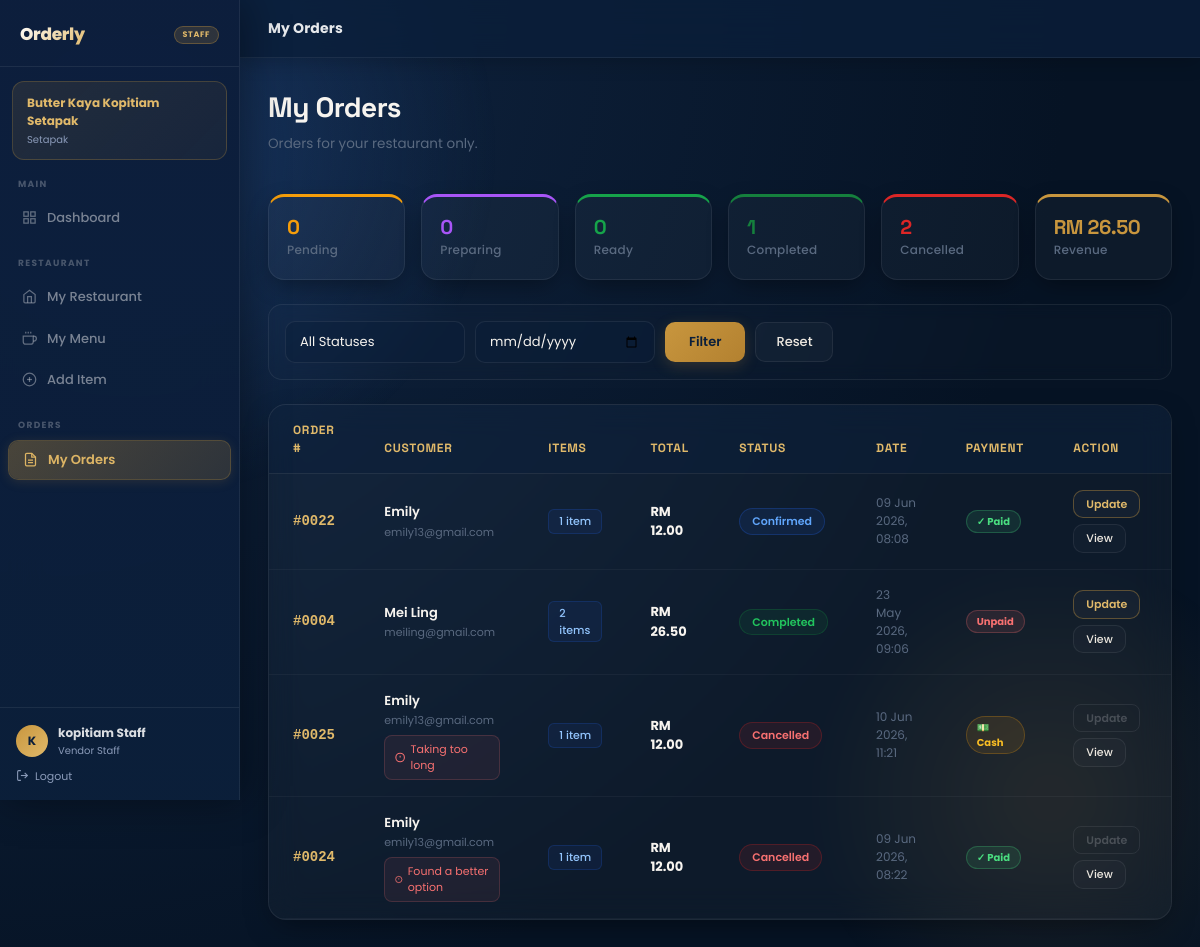
The page /my_orders.php (signed in) on the database its author committed.
### tables this page shows
CREATE TABLE `restaurants` (
  `id` int(11) NOT NULL,
  `name` varchar(150) NOT NULL,
  `area` enum('Setapak','Wangsa Maju') NOT NULL,
  `address` varchar(255) DEFAULT NULL,
  `image` varchar(255) DEFAULT NULL,
  `created_at` timestamp NOT NULL DEFAULT current_timestamp()
);

CREATE TABLE `orders` (
  `id` int(11) NOT NULL,
  `customer_id` int(11) NOT NULL,
  `restaurant_id` int(11) NOT NULL,
  `status` enum('pending','confirmed','preparing','ready','completed','cancelled') NOT NULL DEFAULT 'pending',
  `total_price` decimal(10,2) NOT NULL DEFAULT 0.00,
  `notes` text DEFAULT NULL,
  `created_at` timestamp NOT NULL DEFAULT current_timestamp(),
  `updated_at` timestamp NOT NULL DEFAULT current_timestamp() ON UPDATE current_timestamp(),
  `payment_method` varchar(50) DEFAULT NULL COMMENT 'fpx_MAY | ewallet_tng | card | cash',
  `payment_status` varchar(20) NOT NULL DEFAULT 'unpaid' COMMENT 'unpaid | paid',
  `cancellation_reason` text DEFAULT NULL,
  `delivery_location` text DEFAULT NULL
);

CREATE TABLE `users` (
  `id` int(10) UNSIGNED NOT NULL,
  `name` varchar(300) NOT NULL,
  `email` varchar(300) NOT NULL,
  `password` varchar(300) NOT NULL,
  `role` enum('customer','vendor_staff','admin') NOT NULL,
  `created_at` timestamp NOT NULL DEFAULT current_timestamp(),
  `restaurant_id` int(11) DEFAULT NULL,
  `created_by` int(11) DEFAULT NULL
);

### config.php (called while the page is built, shortened)
<?php
function h(string $s): string {
    return htmlspecialchars($s, ENT_QUOTES, 'UTF-8');
}
function isAdmin(): bool {
    return isset($_SESSION['role']) && $_SESSION['role'] === 'admin';
}
function getVendorRestaurantId(): int {
    return intval($_SESSION['restaurant_id'] ?? 0);
}

### my_orders.php (the view, shortened to what this page needs)
<?php
require_once 'config.php';
$vendorRestId = getVendorRestaurantId();
$fDate   = $conn->real_escape_string($_GET['date']   ?? '');
$where = "WHERE o.restaurant_id='$vendorRestId'";
$conn->query("ALTER TABLE orders ADD COLUMN IF NOT EXISTS payment_method VARCHAR(50) DEFAULT NULL");
$conn->query("ALTER TABLE orders ADD COLUMN IF NOT EXISTS payment_status VARCHAR(20) DEFAULT 'unpaid'");
$conn->query("ALTER TABLE orders ADD COLUMN IF NOT EXISTS cancellation_reason TEXT DEFAULT NULL");
$orders = $conn->query("
    SELECT o.*, u.name AS customer_name, u.email AS customer_email,
           COUNT(oi.id) AS item_count
    FROM orders o
    JOIN users u ON o.customer_id = u.id
    LEFT JOIN order_items oi ON oi.order_id = o.id
    $where
    GROUP BY o.id
    ORDER BY FIELD(o.status,'pending','confirmed','preparing','ready','completed','cancelled'), o.created_at DESC
");
$stats = [];
$sr = $conn->query("SELECT status, COUNT(*) AS cnt FROM orders WHERE restaurant_id='$vendorRestId' GROUP BY status");
while ($row = $sr->fetch_assoc()) $stats[$row['status']] = $row['cnt'];
$totalRevenue = $conn->query("SELECT COALESCE(SUM(total_price),0) FROM orders WHERE restaurant_id='$vendorRestId' AND status='completed'")->fetch_row()[0] ?? 0;
$pageTitle  = 'My Orders';
$activePage = 'orders';
require_once 'vendor_header.php';
?>
<div class="page-header d-flex align-items-center justify-content-between flex-wrap gap-2 mb-4 animate-fadeUp">
  <div>
    <p class="page-title" style="font-family:'Space Grotesk',sans-serif; font-weight:700; font-size:28px; color:var(--cream); margin:0; letter-spacing:-0.02em;">My Orders</p>
    <p class="page-sub" style="font-family:'Poppins',sans-serif; font-size:13.5px; color:var(--muted); margin-top:6px;">Orders for your restaurant only.</p>
  </div>
</div>
<div class="row g-3 mb-4 animate-fadeUp" style="animation-delay: 0.1s;">
  <?php
  $sc = [
    ['Pending',   'pending',   '#f59e0b'],
    ['Preparing', 'preparing', '#a855f7'],
    ['Ready',     'ready',     '#16a34a'],
    ['Completed', 'completed', '#15803d'],
    ['Cancelled', 'cancelled', '#dc2626'],
    ['Revenue',   '_revenue',  '#c8963e'],
  ];
  foreach ($sc as [$lbl, $key, $color]):
    $val = $key === '_revenue' ? 'RM '.number_format($totalRevenue,2) : ($stats[$key] ?? 0);
  ?>
  <div class="col-6 col-md-4 col-xl-2">
    <div class="saas-stat-card" style="border-top: 3px solid <?= $color ?>;">
      <div class="stat-val" style="color:<?= $color ?>; font-size:20px; font-family:'Space Grotesk',sans-serif; font-weight:700;"><?= $val ?></div>
      <div class="stat-lbl" style="font-family:'Poppins',sans-serif; font-size:12px; color:var(--muted); font-weight:500; margin-top:4px;"><?= $lbl ?></div>
    </div>
  </div>
  <?php endforeach; ?>
</div>
<form method="GET" class="animate-fadeUp" style="animation-delay: 0.2s; background:rgba(255,255,255,0.01); backdrop-filter:blur(8px); -webkit-backdrop-filter:blur(8px); border:1px solid var(--glass-border); padding:16px; border-radius:14px; display:flex; align-items:center; flex-wrap:wrap; gap:10px; margin-bottom: 24px;">
  <select name="status" class="form-select saas-input" style="max-width:180px;">
    <option value="" style="background:var(--navy); color:var(--muted);">All Statuses</option>
  </select>
  <input type="date" name="date" class="form-control saas-input" value="<?= h($fDate) ?>" style="max-width:180px;"/>
  <button type="submit" class="btn-saas-primary">Filter</button>
  <a href="my_orders.php" class="btn-saas-secondary">Reset</a>
</form>
<div class="saas-glass-card animate-fadeUp" style="animation-delay: 0.3s;">
  <div class="dash-card-body" style="padding:0;">
    <div style="overflow-x:auto;">
      <table class="table w-100" style="margin:0; border-collapse:collapse; background:transparent;">
        <thead>
          <tr>
            <th style="background:rgba(11,31,58,0.5); color:var(--gold-lt); font-family:'Space Grotesk',sans-serif; font-size:12px; font-weight:700; text-transform:uppercase; letter-spacing:0.06em; padding:16px 24px; border-bottom:1px solid var(--glass-border);">Order #</th>
            <th style="background:rgba(11,31,58,0.5); color:var(--gold-lt); font-family:'Space Grotesk',sans-serif; font-size:12px; font-weight:700; text-transform:uppercase; letter-spacing:0.06em; padding:16px 24px; border-bottom:1px solid var(--glass-border);">Customer</th>
            <th style="background:rgba(11,31,58,0.5); color:var(--gold-lt); font-family:'Space Grotesk',sans-serif; font-size:12px; font-weight:700; text-transform:uppercase; letter-spacing:0.06em; padding:16px 24px; border-bottom:1px solid var(--glass-border);">Items</th>
            <th style="background:rgba(11,31,58,0.5); color:var(--gold-lt); font-family:'Space Grotesk',sans-serif; font-size:12px; font-weight:700; text-transform:uppercase; letter-spacing:0.06em; padding:16px 24px; border-bottom:1px solid var(--glass-border);">Total</th>
            <th style="background:rgba(11,31,58,0.5); color:var(--gold-lt); font-family:'Space Grotesk',sans-serif; font-size:12px; font-weight:700; text-transform:uppercase; letter-spacing:0.06em; padding:16px 24px; border-bottom:1px solid var(--glass-border);">Status</th>
            <th style="background:rgba(11,31,58,0.5); color:var(--gold-lt); font-family:'Space Grotesk',sans-serif; font-size:12px; font-weight:700; text-transform:uppercase; letter-spacing:0.06em; padding:16px 24px; border-bottom:1px solid var(--glass-border);">Date</th>
            <th style="background:rgba(11,31,58,0.5); color:var(--gold-lt); font-family:'Space Grotesk',sans-serif; font-size:12px; font-weight:700; text-transform:uppercase; letter-spacing:0.06em; padding:16px 24px; border-bottom:1px solid var(--glass-border);">Payment</th>
            <th style="background:rgba(11,31,58,0.5); color:var(--gold-lt); font-family:'Space Grotesk',sans-serif; font-size:12px; font-weight:700; text-transform:uppercase; letter-spacing:0.06em; padding:16px 24px; border-bottom:1px solid var(--glass-border);">Action</th>
          </tr>
        </thead>
        <tbody>
        <?php if ($orders && $orders->num_rows > 0):
          while ($order = $orders->fetch_assoc()):
            $sCfg = [
              'pending'=>['Pending','status-pending'],
              'confirmed'=>['Confirmed','status-confirmed'],
              'preparing'=>['Preparing','status-preparing'],
              'ready'=>['Ready','status-ready'],
              'completed'=>['Completed','status-completed'],
              'cancelled'=>['Cancelled','status-cancelled']
            ];
            [$sLbl,$sCls] = $sCfg[$order['status']] ?? [$order['status'],''];
        ?>
        <tr class="saas-table-row">
          <td style="padding:16px 24px;"><strong style="color:var(--gold-lt); font-family:monospace; font-size:14px;">#<?= str_pad($order['id'],4,'0',STR_PAD_LEFT) ?></strong></td>
          <td style="padding:16px 24px;">
            <div style="font-family:'Poppins',sans-serif; font-size:13px; font-weight:600; color:var(--cream);"><?= h($order['customer_name']) ?></div>
            <div style="font-family:'Poppins',sans-serif; font-size:11px; color:var(--muted); margin-top:2px;"><?= h($order['customer_email']) ?></div>
            <?php if ($order['status'] === 'cancelled' && !empty($order['cancellation_reason'])): ?>
            <div class="cancel-reason-note">
              <svg width="11" height="11" viewBox="0 0 24 24" fill="none" stroke="currentColor" stroke-width="2.5"><circle cx="12" cy="12" r="10"/><line x1="12" y1="8" x2="12" y2="12"/><line x1="12" y1="16" x2="12.01" y2="16"/></svg>
              <?= h($order['cancellation_reason']) ?>
            </div>
            <?php endif; ?>
          </td>
          <td style="padding:16px 24px;"><span class="badge-pill bp-blue" style="background:rgba(37,99,235,0.08); border:1px solid rgba(37,99,235,0.2); color:#93c5fd; padding:3px 10px; border-radius:6px; font-family:'Poppins',sans-serif; font-size:11px; font-weight:500;"><?= $order['item_count'] ?> item<?= $order['item_count']!=1?'s':'' ?></span></td>
          <td style="padding:16px 24px;"><strong style="color:var(--cream); font-family:'Poppins',sans-serif;">RM <?= number_format($order['total_price'],2) ?></strong></td>
          <td style="padding:16px 24px;"><span class="order-status-badge <?= $sCls ?>"><?= $sLbl ?></span></td>
          <td style="padding:16px 24px; color:var(--muted); font-family:'Poppins',sans-serif; font-size:12px;"><?= date('d M Y, H:i',strtotime($order['created_at'])) ?></td>
          <td style="padding:16px 24px;">
            <?php
              $pm = $order['payment_method'] ?? '';
              $ps = $order['payment_status'] ?? 'unpaid';
              if ($ps === 'paid') {
                echo '<span style="display:inline-flex;align-items:center;gap:4px;padding:3px 10px;border-radius:20px;font-size:10px;font-weight:700;background:rgba(74,222,128,.1);color:#4ade80;border:1px solid rgba(74,222,128,.25);">✓ Paid</span>';
              } elseif ($pm === 'cash') {
                echo '<span style="display:inline-flex;align-items:center;gap:4px;padding:3px 10px;border-radius:20px;font-size:10px;font-weight:700;background:rgba(245,158,11,.1);color:#fbbf24;border:1px solid rgba(245,158,11,.25);">💵 Cash</span>';
              } else {
                echo '<span style="display:inline-flex;align-items:center;gap:4px;padding:3px 10px;border-radius:20px;font-size:10px;font-weight:700;background:rgba(248,113,113,.1);color:#f87171;border:1px solid rgba(248,113,113,.25);">Unpaid</span>';
              }
            ?>
          </td>
          <td style="padding:16px 24px;">
            <div style="display:flex; gap:6px; flex-wrap:wrap;">
              <?php if ($order['status'] !== 'cancelled'): ?>
              <a href="update_order.php?id=<?= $order['id'] ?>" class="btn-saas-secondary" style="padding:5px 12px; font-size:11px; font-weight:600; border-color:rgba(200,150,62,0.4); color:var(--gold-lt) !important;">Update</a>
              <?php else: ?>
              <span style="padding:5px 12px; font-size:11px; font-weight:600; border:1px solid rgba(255,255,255,.08); border-radius:8px; color:rgba(255,255,255,.2); cursor:not-allowed;">Update</span>
              <?php endif; ?>
              <a href="order_detail.php?id=<?= $order['id'] ?>" class="btn-saas-secondary" style="padding:5px 12px; font-size:11px; background:rgba(255,255,255,0.02);">View</a>
            </div>
          </td>
        </tr>
        <?php endwhile; endif; ?>
        </tbody>
      </table>
    </div>
  </div>
</div>
<?php require_once 'includes/footer.php'; ?>

### vendor_header.php (shortened to what this page needs)
<?php
$vendorRestId = getVendorRestaurantId();
$myRest = $vendorRestId ? $conn->query("SELECT name, area FROM restaurants WHERE id='$vendorRestId'")->fetch_assoc() : null;
?>
<!DOCTYPE html>
<html lang="en">
<head>
<link href="https://cdn.jsdelivr.net/npm/bootstrap@5.3.0/dist/css/bootstrap.min.css" rel="stylesheet"/>
</head>
<body>
<nav class="sidebar">
 <div class="sidebar-logo">
 <span class="logo-text">Orderly</span>
 <span class="role-tag">STAFF</span>
 </div>
 <?php if ($myRest): ?>
 <div class="rest-chip">
 <div class="rest-chip-name"> <?= h($myRest['name']) ?></div>
 <div class="rest-chip-area"> <?= h($myRest['area']) ?></div>
 </div>
 <?php endif; ?>
 <div class="nav-section">Main</div>
 <a href="dashboard.php" class="nav-item <?= $activePage==='dashboard'?'active':'' ?>">
 <svg viewBox="0 0 24 24" fill="none" stroke="currentColor" stroke-width="2"><rect x="3" y="3" width="7" height="7"/><rect x="14" y="3" width="7" height="7"/><rect x="14" y="14" width="7" height="7"/><rect x="3" y="14" width="7" height="7"/></svg>
 Dashboard
 </a>
 <div class="nav-section">Restaurant</div>
 <a href="my_restaurant.php" class="nav-item <?= $activePage==='my_restaurant'?'active':'' ?>">
 <svg viewBox="0 0 24 24" fill="none" stroke="currentColor" stroke-width="2"><path d="M3 9l9-7 9 7v11a2 2 0 01-2 2H5a2 2 0 01-2-2z"/><polyline points="9 22 9 12 15 12 15 22"/></svg>
 My Restaurant
 </a>
 <a href="manage_menu.php" class="nav-item <?= $activePage==='manage_menu'?'active':'' ?>">
 <svg viewBox="0 0 24 24" fill="none" stroke="currentColor" stroke-width="2"><path d="M18 8h1a4 4 0 010 8h-1"/><path d="M2 8h16v9a4 4 0 01-4 4H6a4 4 0 01-4-4V8z"/><line x1="6" y1="1" x2="6" y2="4"/><line x1="10" y1="1" x2="10" y2="4"/><line x1="14" y1="1" x2="14" y2="4"/></svg>
 My Menu
 </a>
 <a href="add_menu.php" class="nav-item <?= $activePage==='add_menu'?'active':'' ?>">
 <svg viewBox="0 0 24 24" fill="none" stroke="currentColor" stroke-width="2"><circle cx="12" cy="12" r="10"/><line x1="12" y1="8" x2="12" y2="16"/><line x1="8" y1="12" x2="16" y2="12"/></svg>
 Add Item
 </a>
 <div class="nav-section">Orders</div>
 <a href="my_orders.php" class="nav-item <?= $activePage==='orders'?'active':'' ?>">
 <svg viewBox="0 0 24 24" fill="none" stroke="currentColor" stroke-width="2"><path d="M14 2H6a2 2 0 00-2 2v16a2 2 0 002 2h12a2 2 0 002-2V8z"/><polyline points="14 2 14 8 20 8"/><line x1="16" y1="13" x2="8" y2="13"/><line x1="16" y1="17" x2="8" y2="17"/></svg>
 My Orders
 </a>
 <div class="sidebar-bottom">
 <div style="display:flex;align-items:center;gap:10px;margin-bottom:4px;">
 <div style="width:32px;height:32px;border-radius:50%;background:linear-gradient(135deg,var(--gold),var(--gold-lt));display:flex;align-items:center;justify-content:center;font-size:12px;font-weight:700;color:var(--navy);flex-shrink:0;">
 <?= strtoupper(substr($_SESSION['name'],0,1)) ?>
 </div>
 <div>
 <div class="user-name"><?= h($_SESSION['name']) ?></div>
 <div class="user-role">Vendor Staff</div>
 </div>
 </div>
 <a href="logout.php" class="logout-btn">
 <svg width="13" height="13" viewBox="0 0 24 24" fill="none" stroke="currentColor" stroke-width="2"><path d="M9 21H5a2 2 0 01-2-2V5a2 2 0 012-2h4"/><polyline points="16 17 21 12 16 7"/><line x1="21" y1="12" x2="9" y2="12"/></svg>
 Logout
 </a>
 </div>
</nav>
<div class="main">
 <div class="topbar">
 <span class="topbar-title"><?= h($pageTitle ?? 'Dashboard') ?></span>
 </div>
 <div class="content">

### rows shown on the page
restaurants: name "Butter Kaya Kopitiam Setapak", area "Setapak"
orders: id "0022", users.name "Emily", users.email "emily13@gmail.com", item_count "1", total_price "12.00", sLbl "Confirmed", created_at "09 Jun 2026, 08:08", payment_status "✓ Paid"
orders: id "0004", users.name "Mei Ling", users.email "meiling@gmail.com", item_count "2", total_price "26.50", sLbl "Completed", created_at "23 May 2026, 09:06", payment_status "Unpaid"
orders: id "0025", users.name "Emily", users.email "emily13@gmail.com", cancellation_reason "Taking too long", item_count "1", total_price "12.00", sLbl "Cancelled", created_at "10 Jun 2026, 11:21", payment_status "💵 Cash", status "Update"
orders: id "0024", users.name "Emily", users.email "emily13@gmail.com", cancellation_reason "Found a better option", item_count "1", total_price "12.00", sLbl "Cancelled", created_at "09 Jun 2026, 08:22", payment_status "✓ Paid", status "Update"

### other values the page prints
substr($_SESSION['name'],0,1) "K"
$_SESSION['name'] "kopitiam Staff"
$pageTitle "My Orders"
$val "0"
$lbl "Pending"
$lbl "Preparing"
$lbl "Ready"
$val "1"
$lbl "Completed"
$val "2"
$lbl "Cancelled"
$val "RM 26.50"
$lbl "Revenue"
